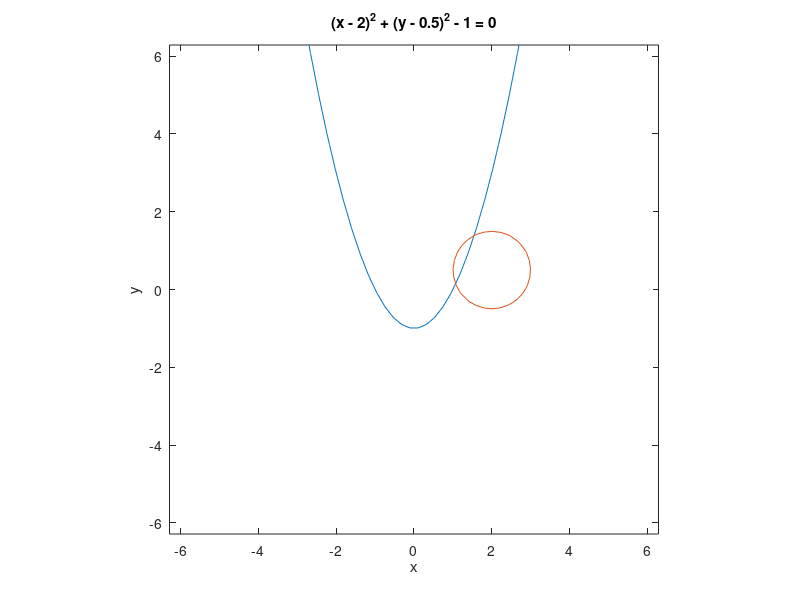

MATLAB code for this plot:
ezplot(@(x,y) x.^2-y-1)
hold on; axis equal;
ezplot(@(x,y) (x-2).^2+(y-0.5).^2-1)


%les zéros visibles servent de x0 pour la méthode de Newton Raphson.

